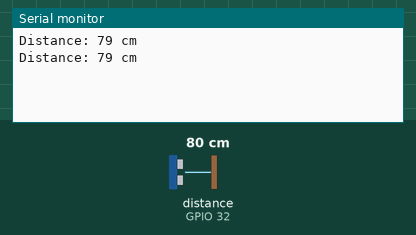
A sketch run on a simulated ESP32. On the bench: the last lines printed to the serial monitor. Wiring (inferred from the names in the program): ultrasonic range finder: trigger GPIO 33; echo GPIO 32. The test bench sets the inputs (shaded band); at power-on: distance to the obstacle (sensor on GPIO 32) 80 cm. The echo pulse lasts 58.3 µs per cm.

Above: at 1.8 s.
1.9 s: distance to the obstacle (sensor on GPIO 32) set to 2 cm
At 2.8 s:
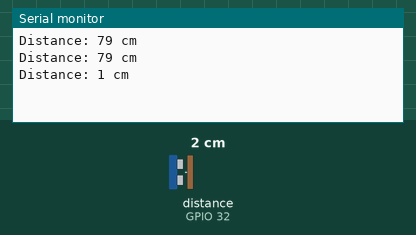
3.4 s: distance to the obstacle (sensor on GPIO 32) set to 4 cm
At 4.7 s:
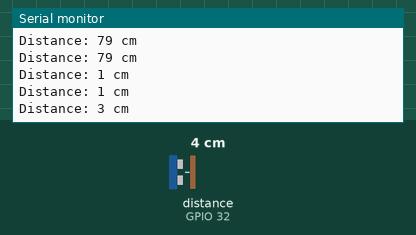
Timing chart, 0 to 6.4 s (numbered marks = the images above; inputs shaded):
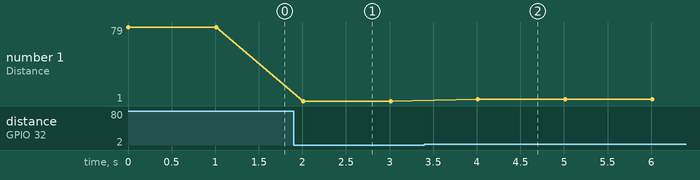

Measured:
- after the input at 1.9 s, the serial monitor: prints a new line after 0.11 s (image 1)
- after the input at 3.4 s, the serial monitor: prints a new line after 0.61 s (image 2)
- plotted number 1: 79 → 1 after the input at 1.9 s, 1 → 3 after the input at 3.4 s

The sketch:

12.5_ultrasonics.ino
```cpp
const int trigPin = 33;
const int echoPin = 32;
long duration;
int distance;
void setup()
{
  pinMode(trigPin, OUTPUT);
  pinMode(echoPin, INPUT);
  Serial.begin(9600);
}
void loop()
{
  digitalWrite(trigPin, LOW);
  delayMicroseconds(2);
  digitalWrite(trigPin, HIGH);
  delayMicroseconds(10);
  digitalWrite(trigPin, LOW);
  duration = pulseIn(echoPin, HIGH);
  distance = duration * 0.034 / 2;
  Serial.print("Distance: ");
  Serial.print(distance);
  Serial.println(" cm");
  delay(1000);
}
```
